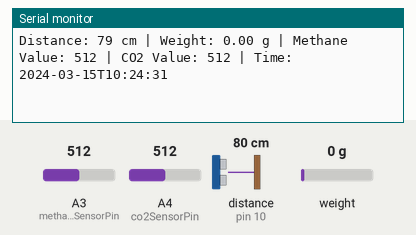
Simulated run of this sketch. Board: Arduino Uno, built with avr-gcc and run on an emulated ATmega328P. Parts: the last lines printed to the serial monitor. Wiring (inferred from the names in the program): ultrasonic range finder: trigger pin 9; echo pin 10. Inputs (shaded band) come from the test bench; at power-on: distance to the obstacle (sensor on pin 10) 80 cm, weight on the scale 0 g, A3 (methaneSensorPin) = 512, A4 (co2SensorPin) = 512. The echo pulse lasts 58.3 µs per cm; the local clock reads 2024-03-15 10:24:30 at power-on unless the sketch sets it.

Above: at 2.2 s.
2.3 s: distance to the obstacle (sensor on pin 10) set to 2 cm
At 2.6 s:
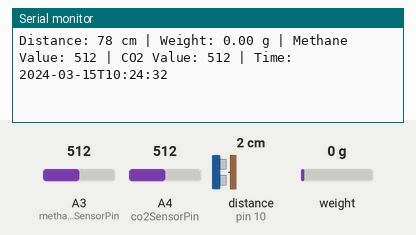
3.8 s: weight on the scale set to 100 g
At 5.1 s:
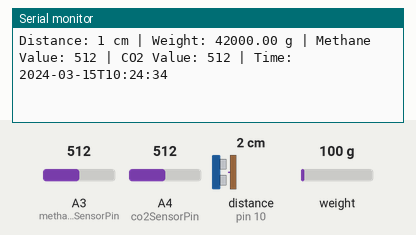
5.3 s: A3 (methaneSensorPin) set to 716
At 6.5 s:
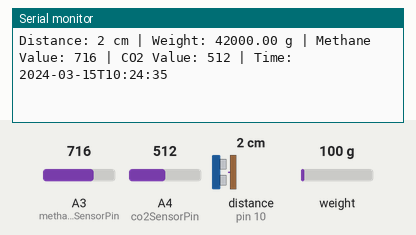
6.8 s: A4 (co2SensorPin) set to 716
At 8.2 s:
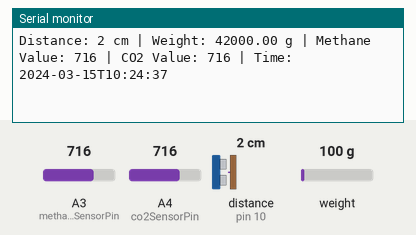
8.3 s: distance to the obstacle (sensor on pin 10) set to 299 cm
At 10.1 s:
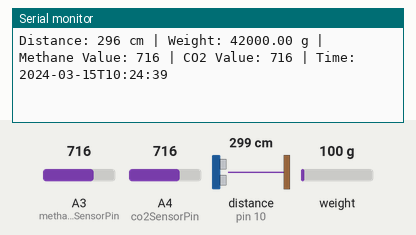
12.6 s: weight on the scale set to 1250 g
At 13.4 s:
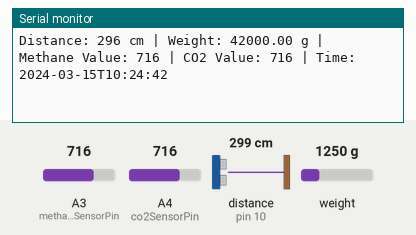
Timing chart, 0 to 15.1 s (numbered marks = the images above; inputs shaded):
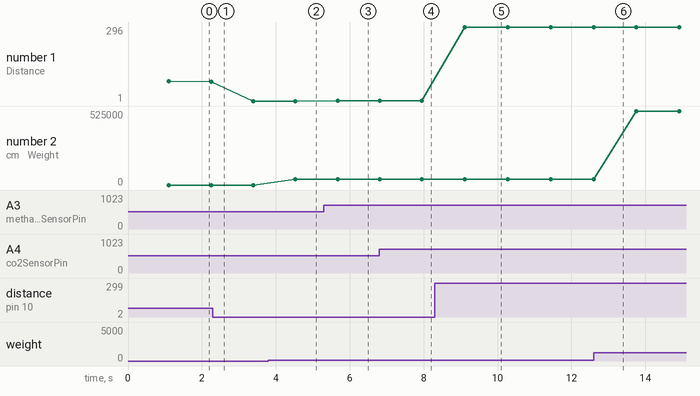

The sketch:

CODE.ino
```cpp
#include <Wire.h>
#include <RTClib.h>
#include "HX711.h"

RTC_DS3231 rtc;           // Real-time clock object

const int triggerPin = 9; // Ultrasonic sensor trigger pin
const int echoPin = 10;   // Ultrasonic sensor echo pin

const int weightDataPin = A1;   // Weight sensor data pin
const int weightClockPin = A2;  // Weight sensor clock pin
const int methaneSensorPin = A3; // Methane gas sensor analog pin
const int co2SensorPin = A4;     // CO2 gas sensor analog pin

HX711 scale;    // Weight sensor object

const int thresholdDistance = 20;    // Threshold distance for ultrasonic sensor (in cm)
const float thresholdWeight = 100.0;  // Threshold weight for weight sensor (in grams)
const int thresholdMethaneValue = 500; // Threshold methane gas sensor value (adjust as needed)
const int thresholdCO2Value = 800;    // Threshold CO2 gas sensor value (adjust as needed)

void setup() {
  Serial.begin(9600);   // Initialize serial communication
  Wire.begin();         // Initialize the Wire library for I2C communication

  rtc.begin();          // Start RTC module using the default Wire library

  pinMode(triggerPin, OUTPUT); // Set trigger pin as output
  pinMode(echoPin, INPUT); // Set echo pin as input

  scale.begin(weightDataPin, weightClockPin); // Initialize weight sensor
  scale.set_scale(); // Calibrate the weight sensor
  scale.tare();      // Reset the scale to 0
}

void loop() {
  long duration, distance;
  digitalWrite(triggerPin, LOW);
  delayMicroseconds(2);
  digitalWrite(triggerPin, HIGH);
  delayMicroseconds(10);
  digitalWrite(triggerPin, LOW);
  duration = pulseIn(echoPin, HIGH);
  distance = duration * 0.034 / 2;

  DateTime now = rtc.now();

  float weight = scale.get_units(); // Read weight sensor data in grams
  int methaneValue = analogRead(methaneSensorPin); // Read methane gas sensor data
  int co2Value = analogRead(co2SensorPin); // Read CO2 gas sensor data

  if (distance <= thresholdDistance && weight >= thresholdWeight &&
      methaneValue >= thresholdMethaneValue && co2Value >= thresholdCO2Value &&
      now.hour() == 12) {
    // Your logic here for garbage collection
  }

  if (now.second() % 2 == 0) {
    // Simulate some action if needed
  }

  Serial.print("Distance: ");
  Serial.print(distance);
  Serial.print(" cm | Weight: ");
  Serial.print(weight);
  Serial.print(" g | Methane Value: ");
  Serial.print(methaneValue);
  Serial.print(" | CO2 Value: ");
  Serial.print(co2Value);
  Serial.print(" | Time: ");
  Serial.println(now.timestamp());

  delay(1000); // Delay for stability
}
```

Measured:
- after the input at 3.8 s, the serial monitor: prints a new line after 0.73 s (image 2)
- after the input at 5.3 s, the serial monitor: prints a new line after 0.37 s (image 3)
- after the input at 6.8 s, the serial monitor: prints a new line at once (image 4)
- after the input at 8.3 s, the serial monitor: prints a new line after 0.81 s (image 5)
- plotted number 1: 78 → 1 after the input at 2.3 s, 2 → 296 after the input at 8.3 s
- plotted number 2: 0 → 42000 after the input at 3.8 s, 42000 → 525000 after the input at 12.6 s
